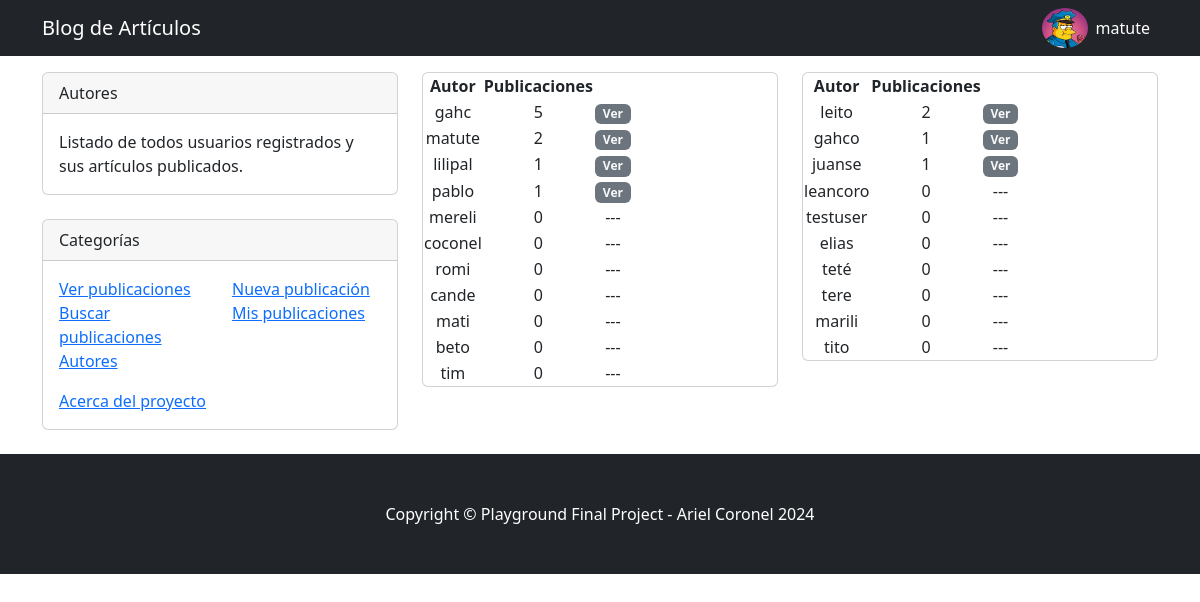
Screenshot of /AuthorsList (signed in) with the database file from the repository.
### Login/models.py (models this page shows, shortened)
class Avatar(models.Model):
    user = models.OneToOneField(User, on_delete=models.CASCADE)
    imagen = models.ImageField(upload_to='avatares', null=True, blank=True)

### Home/models.py (models this page shows, shortened)
class Articulo(models.Model):
    titulo         = models.CharField(max_length=255)
    subtitulo      = models.CharField(max_length=255)
    contenido      = models.TextField(null=True)
    autor          = models.ForeignKey(User, on_delete=models.CASCADE)
    fecha_creacion = models.DateField(auto_now_add=True, auto_now=False)
    imagen         = models.ImageField(upload_to='postales', null=True, blank=True)

### Home/views.py (the view)
# urls.py: path('AuthorsList', views.authors_list, name="AuthorsList"),
def authors_list(request):
    usuarios = User.objects.all()
    autores = []
    for usuario in usuarios:
        autor = usuario.id
        name = usuario.username
        articulos = models.Articulo.objects.filter(autor=autor).order_by('-id')
        if articulos:
            articulo = articulos[0]
        else:
            articulo = 0
        cantidad = len(articulos)
        autores.append([name, cantidad, articulo])
    autores.sort(key=lambda item: item[1], reverse=True)
    autores_col1 = []
    autores_col2 = []
    autores_nr = len(autores)
    while autores_nr !=0:
        if autores == []:
            break
        else:
            autores_col1.append(autores.pop(0))
        if autores == []:
            break
        else:
            autores_col2.append(autores.pop(0))
        autores_nr -= 1
    autores = [autores_col1, autores_col2]
    contexto = {}
    contexto['sw_t1'] = 'Autores'
    contexto['sw_st1'] = f'Listado de todos usuarios registrados y sus artículos publicados.'
    contexto['autores'] = autores
    return render(request, 'Home/author_list.html', contexto)

### Home/templates/Home/author_list.html
{% extends 'Home/base_home.html' %}
{% block    block_01 %}
                <div class="col-lg-8">
                    <div class="row">
                        {% for columna in autores %}
                        <div class="col-lg-6">
                            <div class="card mb-4">
                                <div class="row">
                                    <div class="col-lg-6">
                                            <table>
                                                <tr>
                                                    <th><p class="card-text text-center">Autor</p></th>
                                                    <th><p class="card-text text-center">Publicaciones</p></th>
                                                    <th><p class="card-text text-center"></p></th>
                                                </tr>
                                                {% for name, cantidad, articulo in columna %}
                                                {% if articulo != 0 %}
                                                <tr>
                                                    <td><p class="card-text text-center">{{name}}</p></td>
                                                    <td><p class="card-text text-center">{{cantidad}}</p></td>
                                                    <td><a class="badge bg-secondary text-decoration-none link-light" href="{% url 'ArtListAutor' articulo.autor.pk %}">Ver</a></td>
                                                </tr>
                                                {% else %}
                                                <tr>
                                                    <td><p class="card-text text-center">{{name}}</p></td>
                                                    <td><p class="card-text text-center">{{cantidad}}</p></td>
                                                    <td><p class="card-text text-center">---</p></td>
                                                </tr>
                                                {% endif %}
                                                {% endfor %}
                                            </table>
                                    </div>
                                </div>
                            </div>
                        </div>
                        {% endfor %}
                    </div>
                </div>
{% endblock block_01 %}

### Home/templates/Home/base_home.html (shortened to what this page needs)
<!DOCTYPE html>
<html lang="en">
    <head>
        {% load static %}
        <link href="{% static 'Home/css/styles.css' %}" rel="stylesheet" />
    </head>
    <body>
        <nav class="navbar navbar-expand-lg navbar-dark bg-dark">
            <div class="container">
                <a class="navbar-brand" href="/">Blog de Artículos</a>
                <div class="collapse navbar-collapse" id="navbarSupportedContent">
                    <ul class="navbar-nav ms-auto mb-2 mb-lg-0">
                        {% if not request.user.is_authenticated %}
                            <li class="nav-item"><a class="nav-link active" href={% url "Login_Request" %}>Ingresar</a></li>
                        {% else %}
                            {% if request.user.avatar %}
                                <img class="img rounded-circle" src="{{request.user.avatar.imagen.url}}" alt="" height="40px">
                            {% endif %}
                            <li class="nav-item"><a class="nav-link active" href={% url "Detail_Profile" %}>{{request.user.username}}</a></li>
                        {% endif %}
                    </ul>
                </div>
            </div>
        </nav>
        <div class="container">
            <div class="row">
                <div class="col-lg-4">
                    {% if sw_t1 %}
                    <div class="card mb-4">
                        <div class="card-header">{{sw_t1}}</div>
                        <div class="card-body">{{sw_st1}}</div>
                    </div>
                    {% endif %}
                    <div class="card mb-4">
                        <div class="card-header">Categorías</div>
                        <div class="card-body">
                            <div class="row">
                                <div class="col-sm-6">
                                    <ul class="list-unstyled mb-0">
                                        <li><a href={% url "ArtList" %}>Ver publicaciones</a></li>
                                        <li><a href={% url "ArtsSearch" %}>Buscar publicaciones</a></li>
                                        <li><a href={% url "AuthorsList" %}>Autores</a></li>
                                        <li><a href={% url "about" %}>Acerca del proyecto</a></li>
                                    </ul>
                                </div>
                                <div class="col-sm-6">
                                    <ul class="list-unstyled mb-0">
                                        <li><a href={% url "ArtCreate" %}>Nueva publicación</a></li>
                                        {% if request.user.is_authenticated %}
                                        <li><a href={% url "MyArts" %} >Mis publicaciones</a></li>
                                        {% endif %}
                                    </ul>
                                </div>
                            </div>
                        </div>
                    </div>
                </div>
                {% block    block_01 %}
                {% endblock block_01 %}
            </div>
        </div>
        <footer class="py-5 bg-dark">
            <div class="container"><p class="m-0 text-center text-white">Copyright &copy; Playground Final Project - Ariel Coronel 2024</p></div>
        </footer>
    </body>
</html>

### rows the page displays
Articulo: username "gahc", cantidad "5"
Articulo: username "matute", cantidad "2"
Articulo: username "lilipal", cantidad "1"
Articulo: username "pablo", cantidad "1"
Articulo: username "leito", cantidad "2"
Articulo: username "gahco", id "1"
Articulo: username "juanse", cantidad "1"

### other values shown
{{ request.user.username }} "matute"
{{ sw_t1 }} "Autores"
{{ sw_st1 }} "Listado de todos usuarios registrados y sus artículos publicados."
{{ name }} "mereli" "coconel" "romi" "cande" "mati" "beto" "tim" "leancoro" "testuser" "elias" "teté" "tere" "marili" "tito"
{{ cantidad }} "0" "0" "0" "0" "0" "0" "0" "0" "0" "0" "0" "0" "0" "0"
